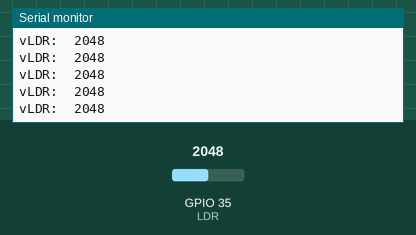
This sketch was run on a simulated ESP32. Parts: the last lines printed to the serial monitor. The test bench sets the inputs (shaded band); at power-on: GPIO 35 (LDR) = 2048.

Above: at 1.2 s.
1.3 s: GPIO 35 (LDR) set to 1058
At 2.0 s:
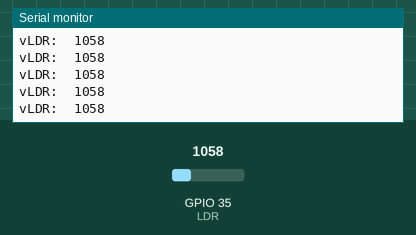
2.8 s: GPIO 35 (LDR) set to 966
At 3.6 s:
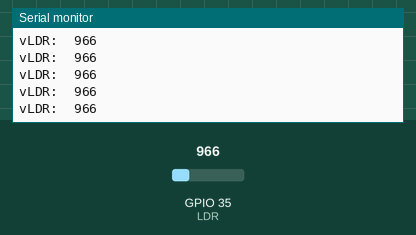
13.3 s: GPIO 35 (LDR) set to 107
At 14.4 s:
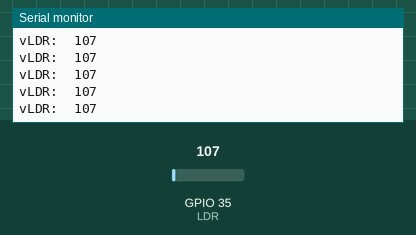
16.3 s: GPIO 35 (LDR) set to 90
At 17.2 s:
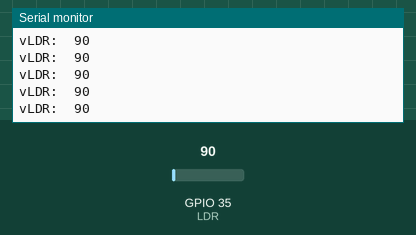
Timing chart, 0 to 18.8 s (numbered marks = the images above; inputs shaded):
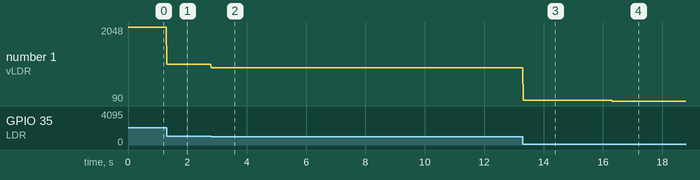

Measured:
- after the input at 1.3 s, the serial monitor: prints a new line at once (image 1)
- after the input at 2.8 s, the serial monitor: prints a new line at once (image 2)
- after the input at 13.3 s, the serial monitor: prints a new line at once (image 3)
- after the input at 16.3 s, the serial monitor: prints a new line at once (image 4)
- plotted number 1: 2048 → 1058 after the input at 1.3 s, 1058 → 966 after the input at 2.8 s, 966 → 107 after the input at 13.3 s, 107 → 90 after the input at 16.3 s

The sketch:

EjemploSensorLDR.ino
```cpp
#define LDR 35
int vLDR;

void setup() {
  pinMode(LDR, INPUT);
  Serial.begin(9600);
}

void loop() {
  //Leo entradas y almaceno en variables
  vLDR = analogRead(LDR);
  Serial.print("vLDR:  ");
  Serial.println(vLDR);
}
```
